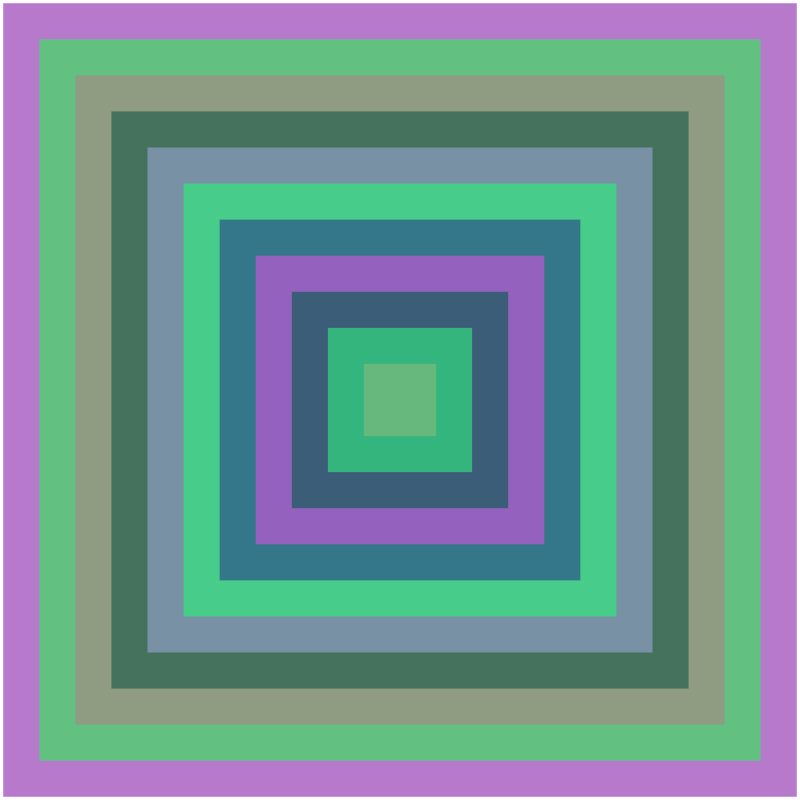
Frame 1 (no input)
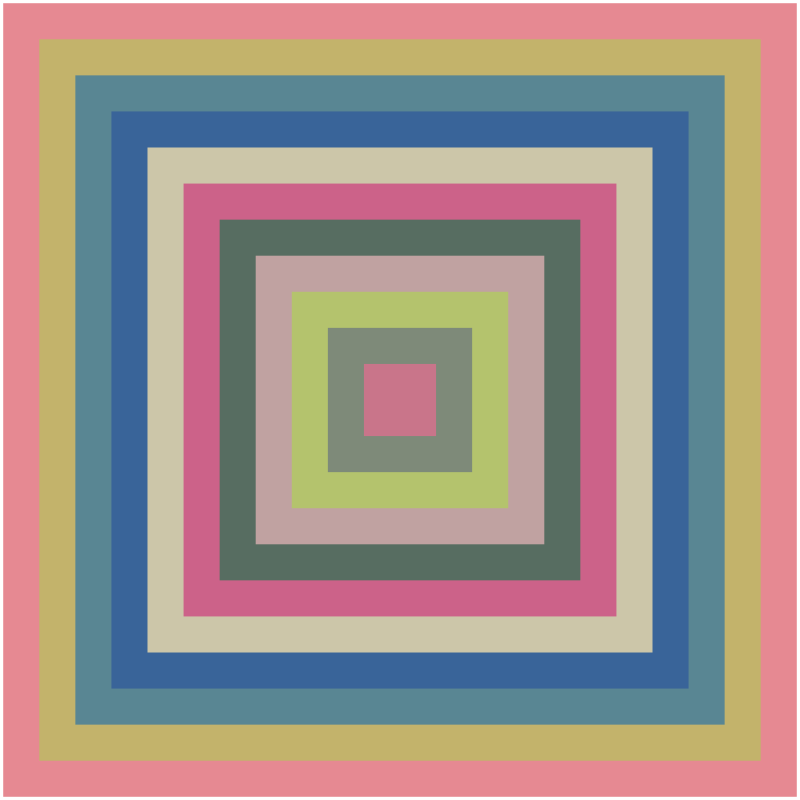
Frame 2 (the mouse pressed at the canvas centre, redrawn once)

The Processing sketch that drew these frames (run headless with seeded random() and noise(); the mouse was pressed at the canvas centre and the sketch redrawn once):

// Processing sketch: processing_96038
// ── processing_96038.pde

float rectWidth, rectCount;

void setup() {
  size(800,800);
  noLoop();
  rectWidth = width*0.09018; //evaluates to 54.108, based on golden ratio
  rectCount = width/rectWidth;
}


void draw() {
  background(255);
  pushMatrix();
  translate(width/2,height/2);
  rectMode(CENTER);
  noStroke();
  for(int i = int(rectCount); i > 0; i--) {
    fill(random(255), random(50,200), random(50,200) );
    rect(0,0,i*rectWidth,i*rectWidth);
  }
  popMatrix();
  rectMode(CORNER);
  fill(255,50);
  rect(0,0,width,height);
}


void mousePressed() {
  redraw();
}
